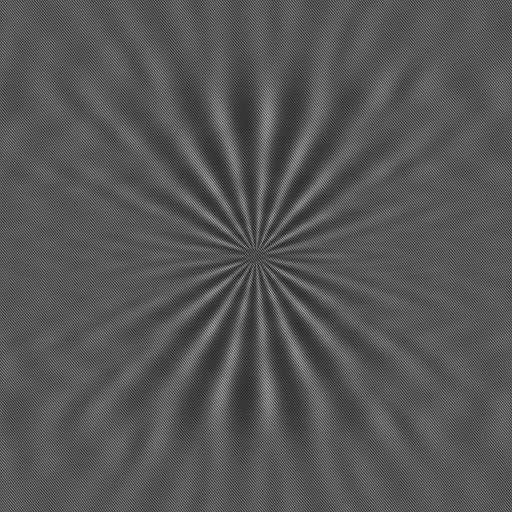
%> input picture Star_0_Thick_250.bmp, 1024 x 1024 px (shown at 1/2 size)
$ octave QPI_OI_DHM_FINAL_VERSION.m   (GNU Octave 9; MATLAB toolbox functions it lacks are replaced by stand-ins)
%> lines starting %> are read from the running program, lines starting %| are printed output that depends on the picture; in (x1, y1, x2, y2) boxes, pixels count from 0 and x2, y2 are one past the last pixel; in counts of white or black regions, pixels touching at a corner belong together; the program's own positions count from 1
### FT.m
function F = FT(A)
if eq(length(size(A)),3)
    F = fftshift( fftn( fftshift( A ) ) );
else
    F = fftshift( fft2( fftshift( A ) ) );
end

### QPI_OI_DHM_FINAL_VERSION.m
% Clear workspace, close all figures, and clear command window
clear all
close all
clc

% Define file path and filename
path = 'C:\Users\sobandovasquez\OneDrive - University of Massachusetts Dartmouth\PhD\PUBLICACIONES\Cost-efective NanoLive\SIMULATIONS\';
ext = '.bmp';

% Define dx and dy (pixel pitch in um)
dx = 4.65;
dy = 4.65;
% Define wavelength
lambda = 0.532;
% Define the Cartessian region for the spatial filter
region = 2;


%%
% 0 DEG StarBi_300_Thick_250
file = 'Star_0_Thick_250'
% Concatenate file path and extension
filename = strcat(path,file);
filename = strcat(filename,ext);
% Call phase_rec function to recover complex fiel of the sample
ComplexField0 = phase_rec(filename, dx, dy, lambda, region);
[N,M] = size(ComplexField0);
zero_phase = phase_normalization(ComplexField0);
newCompleField_0 = zero_phase;
% %
phase_0deg = angle(newCompleField_0);
ns = 1.52; % borosilicato
nim = 1; % air
thickness_0 = (phase_0deg * lambda)/ (2* pi * (ns-nim));
% %
[filtrado0, circ0] = circular_filter(ComplexField0, newCompleField_0);
% [229 lines not run here, left out]
% [89 lines left out: functions perfil_circular, get_profile, not called in this run]


function [newFiltradoFT, circ0] = circular_filter(ComplexField, newCompleField_0)
% TH = 15; %FOR BINARY
TH = 12; %FOR CONTINOUS
CF0 = FT(ComplexField);
CF0_BW = imbinarize(log(abs(CF0).^2), TH);
% figure, imagesc(CF0_BW)
[filtrado0, circ0] = findcircle(CF0_BW, CF0);
newFiltradoFT = FT(newCompleField_0).*circ0;
% figure;colormap gray;imagesc(log(abs(newFiltradoFT.^2)));axis image
end

function ComplexFieldNorm = phase_normalization(ComplexField)
% [5 lines of commented-out code are left out]


phase = angle(ComplexField);
min_phase_original = min(min(phase));
ComplexFieldNorm = ComplexField.*exp(-1j*min_phase_original);
end

function [filtrado, circ] = findcircle(CF0_BW, CF0)
%Threshold the phase image
BW = CF0_BW;
[N,M] = size(CF0_BW);
figure;colormap gray;imagesc(BW);axis image, title 'BW'

% Limpiar la imagen, dejando solo la región más grande (círculo)
BW = bwareafilt(BW, 1);

% Rellenar el círculo binario para obtener un borde continuo y robusto
BW_filled = imfill(BW, 'holes');

% Detectar el borde del círculo rellenado
edges = edge(BW_filled, 'Canny');

% Extraer coordenadas del borde
[y,x] = find(edges);

% Ajuste robusto por mínimos cuadrados para círculo
A = [-2*x, -2*y, ones(size(x))];
b = -(x.^2 + y.^2);
params = A\b;

% Parámetros del círculo
center(1) = params(1);
center(2) = params(2);
radius = sqrt(center(1)^2 + center(2)^2 - params(3));

% Visualización clara de resultados
figure; imshow(BW); hold on;
viscircles([center(1), center(2)], radius, 'EdgeColor','b');
plot(center(1), center(2), 'r+', 'MarkerSize', 20, 'LineWidth', 2);

% Resultados numéricos
fprintf('Centro detectado: (%.2f, %.2f)\n', center(1), center(2));
fprintf('Radio detectado: %.2f píxeles\n', radius);

circ = ones(N);
for r = 1:N
    for p = 1:N
        if sqrt((r-center(2))^2+(p-center(1))^2)>radius
            circ(r,p) = 0;
        end
    end
end

filtrado = CF0.*circ;
end

% Main function to perform phase reconstruction
function  holo_rec2 = phase_rec(filename, dx, dy, lambda, region)
%> called with dx = 4.65, dy = 4.65, lambda = 0.532, region = 2

% Read hologram image and convert it to double precision
holo = double(imread(filename));
%> holo: size 1024x1024 double; min 0, max 255, mean 85.8; mean of the top-left, top-right, bottom-left and bottom-right quarters 85.4, 86.3, 85.4, 86.2
% Get the size of the hologram
[N,M] = size(holo);
%> N = 1024; M = 1024
% Create a meshgrid for the hologram
[m,n] = meshgrid(-M/2:M/2-1,-N/2:N/2-1);
% Calculate the Fourier Transform of the hologram
% and shift the zero-frequency component to the center
ft_holo = fftshift(fft2(fftshift(holo)));
figure(15), imagesc(log(abs(ft_holo).^2)), title 'FT hologram'

% Initialize a filter with zeros
filter = zeros(N,M);
% Create a filter mask for the desired region
if region==1
    filter(50:round(N/2-(N*0.19)),round(M/2+(M*0.18)):M-50) = 1; % 1nd quadrant
elseif region==2
    filter(1:round(N/2-(N*0.185)),1:round(M/2-(M*0.185))) = 1;  % 2nd quadrant
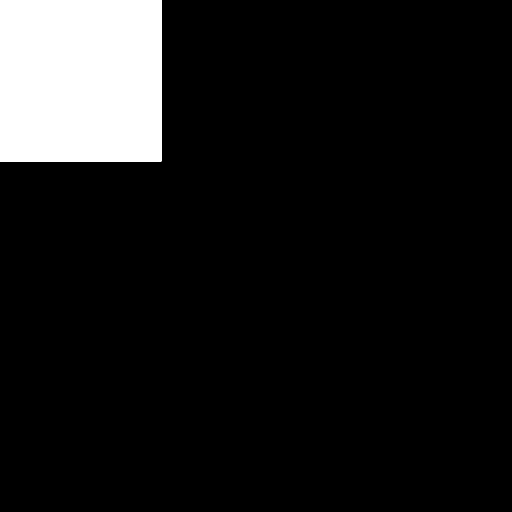
%> filter: size 1024x1024 double (shown at 1/2 size); values 0 (black) and 1 (white), 9.9% white; 1 white region, box (x1, y1, x2, y2) and area: (0, 0, 323, 323) 104329
elseif region==3
    filter(round(N/2+(N*0.15)):N-40,40:round(M/2-(M*0.18))) = 1; % 3nd quadrant
else
    filter(round(N/2+(N*0.075)):N-500,round(M/2+(M*0.07)):M-600) = 1; % 4nd quadrant
end
% Apply the filter to the Fourier Transform of the hologram
ft_filtered_holo = ft_holo .* filter;
filtered_spect = log(abs(ft_filtered_holo).^2);
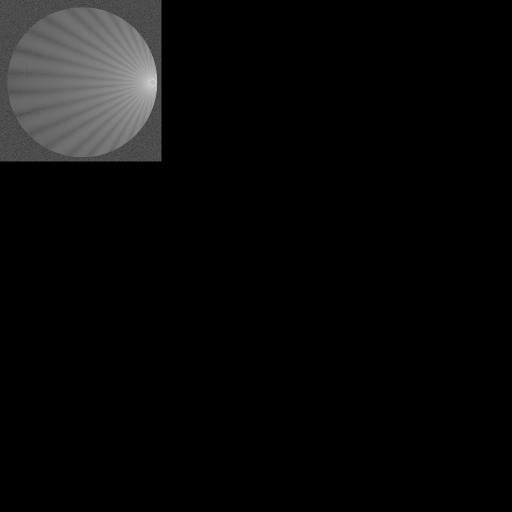
%> filtered_spect: size 1024x1024 double (shown at 1/2 size); 90.05% of the values are NaN or infinite; the others: min 0.504, max 34.97, mean 14.57; drawn with min black, max white, NaN and infinite black
figure(1), imagesc(filtered_spect)

%Threshold the phase image
% BW = imbinarize(filtered_spect, 15); %FOR BINARY
BW = imbinarize(filtered_spect, 12); %FOR CONTINOUS
%> BW: size 1024x1024 logical; 7.2% white; 2397 white regions (2396 under 20 px), largest, box (x1, y1, x2, y2) and area: (12, 12, 315, 317) 70468
figure;colormap gray;imagesc(BW);axis image, title 'BW'

% Limpiar la imagen, dejando solo la región más grande (círculo)
BW = bwareafilt(BW, 1);
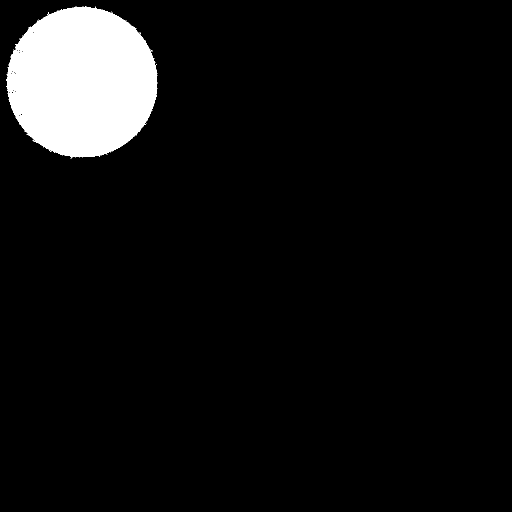
%> BW: size 1024x1024 logical (shown at 1/2 size); 6.7% white; 1 white region, box (x1, y1, x2, y2) and area: (12, 12, 315, 317) 70468

% Rellenar el círculo binario para obtener un borde continuo y robusto
BW_filled = imfill(BW, 'holes');
%> BW_filled: size 1024x1024 logical; 6.8% white; 1 white region, box (x1, y1, x2, y2) and area: (12, 12, 315, 317) 70908

% Detectar el borde del círculo rellenado
edges = edge(BW_filled, 'Canny');
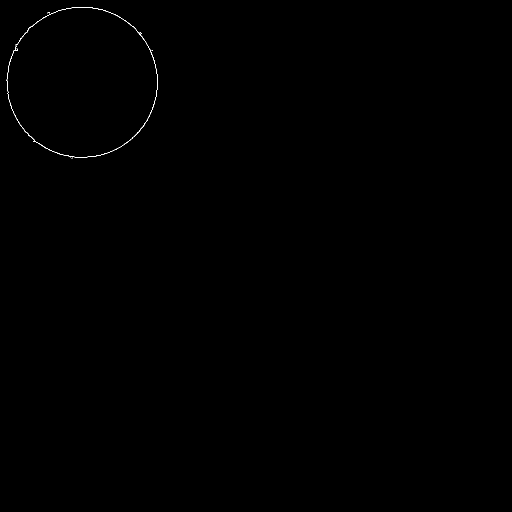
%> edges: size 1024x1024 logical (shown at 1/2 size); 0.1% white in thin lines or dots, all inside (x1, y1, x2, y2) = (13, 14, 315, 317)

% Extraer coordenadas del borde
[y,x] = find(edges);
%> y = 1098 values from 15 to 317; x = 1098 values from 14 to 315

% Ajuste robusto por mínimos cuadrados para círculo
A = [-2*x, -2*y, ones(size(x))];
b = -(x.^2 + y.^2);
%> b = 1098 values, max -6613 at index 278, min -147569 at index 861, mean -75831.2
params = A\b;
%> params = [165.1; 165; 31913.5]

% Parámetros del círculo
center(1) = params(1);
center(2) = params(2);
radius = sqrt(center(1)^2 + center(2)^2 - params(3));
%> radius = 150.2

% Visualización clara de resultados
figure; imshow(BW); hold on;
viscircles([center(1), center(2)], radius, 'EdgeColor','b');
plot(center(1), center(2), 'r+', 'MarkerSize', 20, 'LineWidth', 2);

% Resultados numéricos
fprintf('Centro detectado: (%.2f, %.2f)\n', center(1), center(2));
%| Centro detectado: (165.09, 164.98)
fprintf('Radio detectado: %.2f píxeles\n', radius);
%| Radio detectado: 150.20 píxeles

circ = ones(N);
for r = 1:N
    for p = 1:N
        if sqrt((r-center(2))^2+(p-center(1))^2)>radius
            circ(r,p) = 0;
        end
    end
end
%> circ: size 1024x1024 double; values 0 (black) and 1 (white), 6.8% white; 1 white region, box (x1, y1, x2, y2) and area: (14, 14, 315, 315) 70887
filtered_spect = ft_filtered_holo.*circ;
figure;colormap gray;imagesc(log(abs(filtered_spect)));title 'filtrado circular'


[~,idx] = max(filtered_spect(:));
%> idx = 312486
% Get the maximum values of fx and fy
[fy_max,fx_max] = ind2sub([N,M],idx);
%> fy_max = 166; fx_max = 306
holo_rec = fftshift(ifft2(fftshift(filtered_spect)));
% Find the maximum value in the filtered spectrum
% Define wavenumber
k = 2 * pi / lambda;
% Calculate the center frequencies for fx and fy
fx_0 = M/2;
%> fx_0 = 512
fy_0 = N/2;
%> fy_0 = 512

% Calculate the angles for the compensation wave
theta_x = asin((fx_0 - fx_max +1) * lambda / (M * dx));
%> theta_x = 0.0231
theta_y = asin((fy_0 - fy_max +1) * lambda / (N * dy));
%> theta_y = 0.0388
% Calculate the reference wave
ref = exp(1i * k * (sin(theta_x) * m * dx + sin(theta_y) * n * dy));
% Apply the reference wave to the hologram reconstruction
holo_rec2 = holo_rec .* (-ref);

phase = angle(holo_rec2);
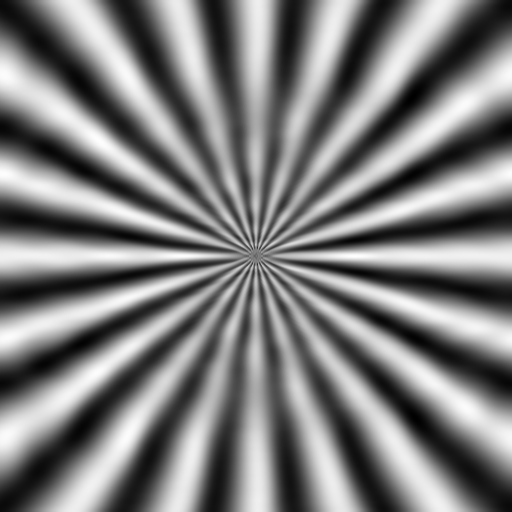
%> phase: size 1024x1024 double (shown at 1/2 size); min -0.361, max 1.38, mean 0.503; drawn with min black and max white
%> in phase_normalization, `min_phase_original = min(min(phase));`: min_phase_original = -0.361
%> in circular_filter, `CF0_BW = imbinarize(log(abs(CF0).^2), TH);`:
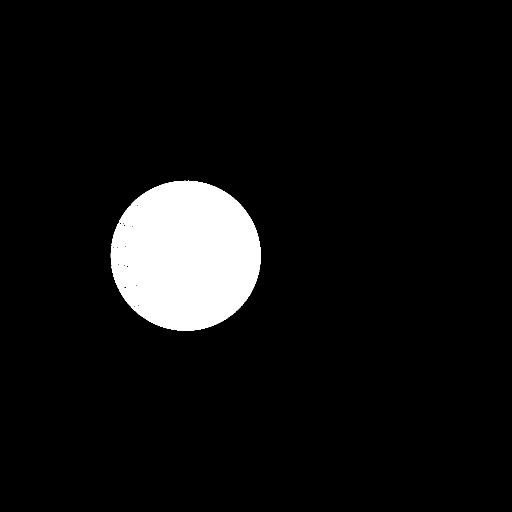
%> CF0_BW: size 1024x1024 logical (shown at 1/2 size); 6.7% white; 1 white region, box (x1, y1, x2, y2) and area: (221, 361, 522, 662) 70249
%> in findcircle, `BW_filled = imfill(BW, 'holes');`: BW_filled: size 1024x1024 logical; 6.7% white; 1 white region, box (x1, y1, x2, y2) and area: (221, 361, 522, 662) 70681
%> in findcircle, `edges = edge(BW_filled, 'Canny');`:
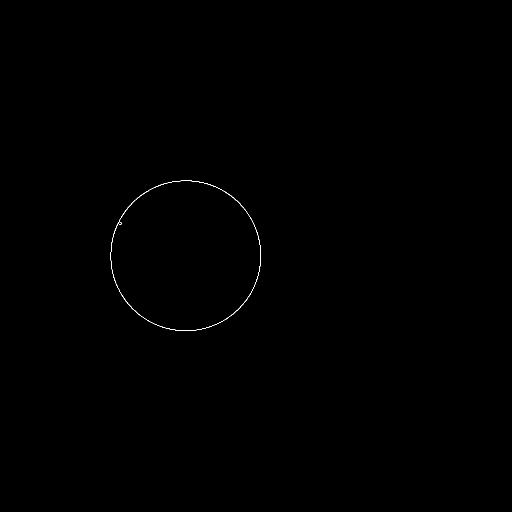
%> edges: size 1024x1024 logical (shown at 1/2 size); 0.1% white in thin lines or dots, all inside (x1, y1, x2, y2) = (221, 361, 522, 662)
%> in findcircle, `[y,x] = find(edges);`: y = 1061 values from 362 to 662; x = 1061 values from 222 to 522
%> in findcircle, `b = -(x.^2 + y.^2);`: b = 1061 values, max -232625 at index 332, min -613793 at index 752, mean -419674.1
%> in findcircle, `params = A\b;`: params = [372.1; 512.1; 378192.1]
%> in findcircle, `radius = sqrt(center(1)^2 + center(2)^2 - params(3));`: radius = 150
%| Centro detectado: (372.13, 512.05)
%| Radio detectado: 149.96 píxeles
%> the run ends on the next line
figure, imagesc(phase), colormap gray, title 'Phase reconstruida'

FT_holo = FT(holo_rec2);
figure, imagesc(log(abs(FT_holo).^2)), colormap gray, title 'FT centrado'

end
